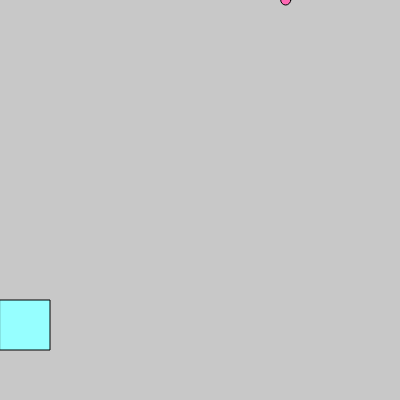
Frame 1 (no input)
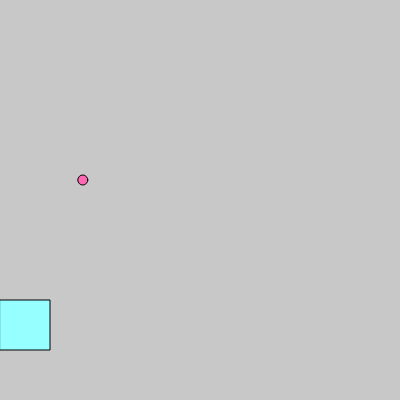
Frame 60 (no input)
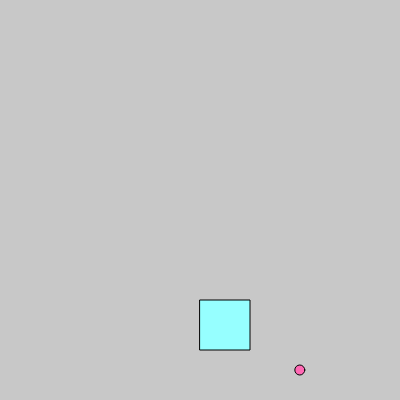
Frame 120 (the mouse pressed at the canvas centre since frame 60)

The p5.js sketch that drew these frames (run headless with seeded random() and noise() and a simulated clock; from frame 60 on, the mouse is pressed at the canvas centre):

// p5.js sketch
// ── sketch.js
function setup() {
  createCanvas(400, 400);
  ey = 0;
  ex = random(0, width)
}

let ey, ex;

function draw() {
  background(200);

  fill(150, 255, 255)
  square(mouseX, height-100, 50);
  // line(mouseX, mouseY, pmouseX, pmouseY);
  fill(255, 105, 180)
  ellipse(ex, ey, 10);
  ey = ey + 10;

  if(ey > height) {
    ey = 0;
    ex = random(0, width)
  }

  if (ey > height - 100 && ex > mouseX+25 && ex < mouseX-25) {
    print("hit")
  }
}
